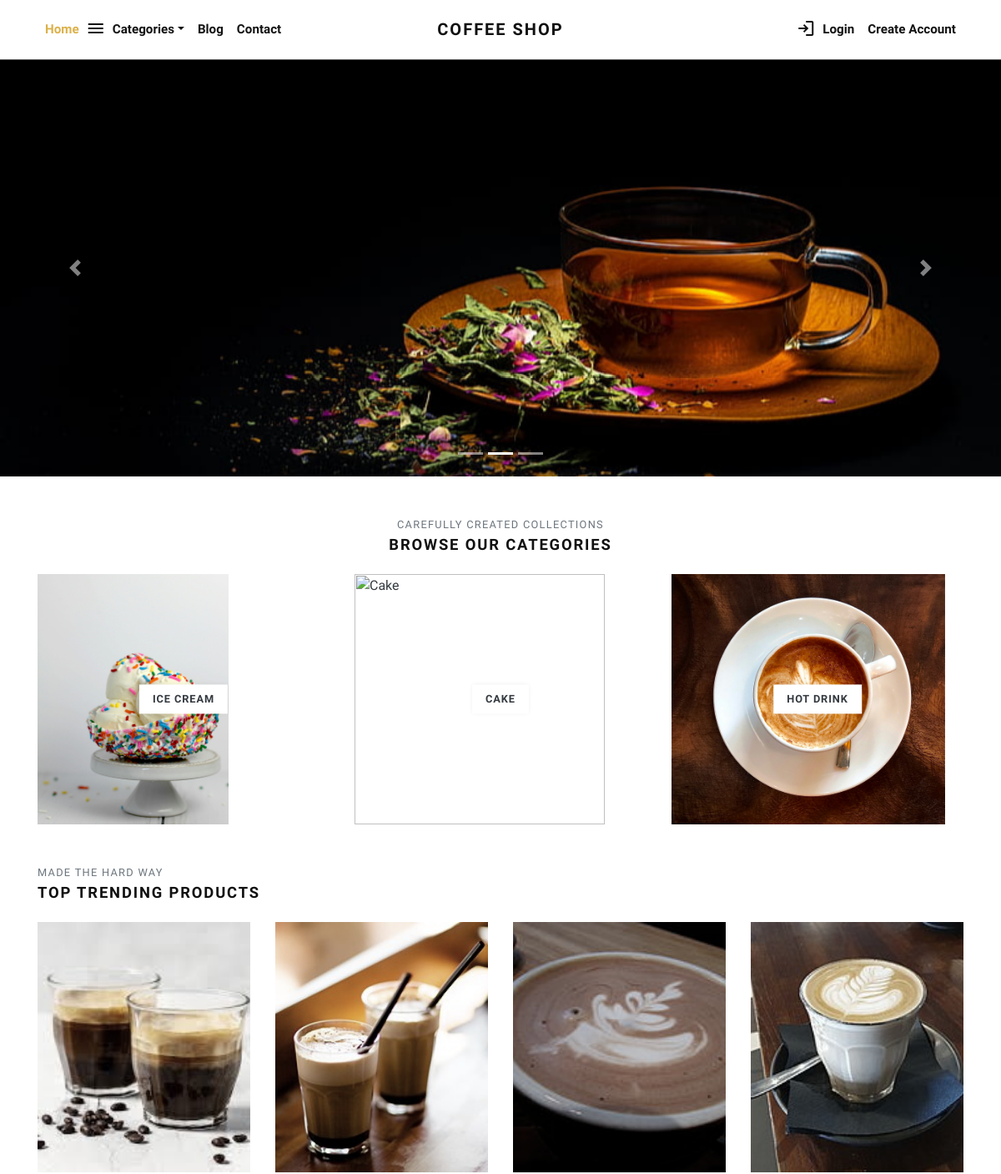
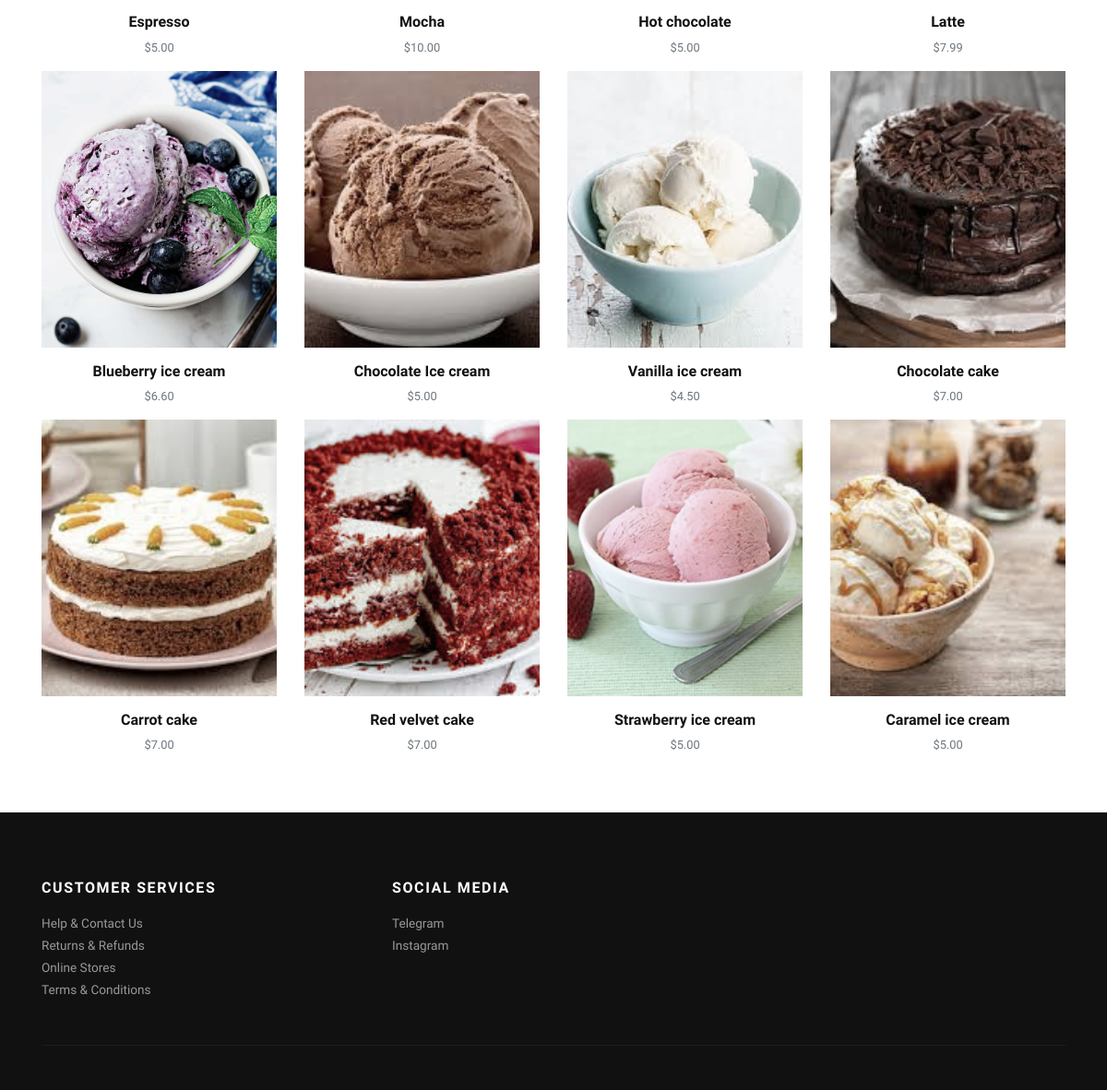
The page / on the database its author committed (2 pictures, top to bottom).
### store/models.py (models this page shows, shortened)
class Category(models.Model):
    title = models.CharField(max_length=50, verbose_name="Category Title")
    slug = models.SlugField(max_length=55, verbose_name="Category Slug")
    description = models.TextField(blank=True, verbose_name="Category Description")
    category_image = models.ImageField(upload_to='category', blank=True, null=True, verbose_name="Category Image")
    class Meta:
        verbose_name_plural = 'Categories'

class Product(models.Model):
    title = models.CharField(max_length=150, verbose_name="Product Title")
    Sugar=models.IntegerField(verbose_name="Sugar",default=0)
    Coffee=models.IntegerField(verbose_name="Coffee",default=0)
    Flour=models.IntegerField(verbose_name="Flour",default=0)
    Chocolate=models.IntegerField(verbose_name="Chocolate",default=0)
    Milk=models.IntegerField(verbose_name="Milk",default=0)
    slug = models.SlugField(max_length=160, verbose_name="Product Slug")
    short_description = models.TextField(verbose_name="Short Description")
    product_image = models.ImageField(upload_to='product', blank=True, null=True, verbose_name="Product Image")
    price = models.DecimalField(max_digits=10, decimal_places=2)
    category = models.ForeignKey(Category, verbose_name="Product Category", on_delete=models.CASCADE)
    class Meta:
        verbose_name_plural = 'Products'

### store/views.py (the view)
# urls.py: 2. Add a URL to urlpatterns:  path('', views.home, name='home')
def home(request):
    categories = Category.objects.filter()[:3]
    products = Product.objects.annotate(total_quantity_sold=Sum('order__quantity')).order_by('-total_quantity_sold')[:12]
    context = {
        'categories': categories,
        'products': products,
    }
    return render(request, 'store/index.html', context)

### templates/store/index.html (shortened to what this page needs)
{% extends 'base.html' %}
{% load static %}
      {% block content %}
      <div id="carouselExampleIndicators" class="carousel slide" data-ride="carousel">
        <ol class="carousel-indicators">
          <li data-target="#carouselExampleIndicators" data-slide-to="0" class="active"></li>
          <li data-target="#carouselExampleIndicators" data-slide-to="1"></li>
          <li data-target="#carouselExampleIndicators" data-slide-to="2"></li>
        </ol>
        <div class="carousel-inner">
          <div class="carousel-item">
            <img class="d-block w-100" src="{% static 'img/tea.jpg' %}" alt="Second slide">
          </div>
        </div>
        <a class="carousel-control-prev" href="#carouselExampleIndicators" role="button" data-slide="prev">
          <span class="carousel-control-prev-icon" aria-hidden="true"></span>
        </a>
        <a class="carousel-control-next" href="#carouselExampleIndicators" role="button" data-slide="next">
          <span class="carousel-control-next-icon" aria-hidden="true"></span>
        </a>
      </div>
      <div class="container">
        <section class="pt-5">
          <header class="text-center">
            <p class="small text-muted small text-uppercase mb-1">Carefully created collections</p>
            <h2 class="h5 text-uppercase mb-4">Browse our categories</h2>
          </header>
          <div class="row">
          {% if categories %}
            {% for category in categories %}
              <div class="col-md-4 mb-4 mb-md-0">
                <a class="category-item" href="{% url 'store:category-products' category.slug %}">
                  {% if category.category_image %}
                    <img class="img-fluid" src="{{ category.category_image.url }}" alt="{{ category.title }}">
                    {% else %}
                    <img class="img-fluid" src="{% static 'img/cat-img-1.jpg' %}" alt="{{ category.title }}">
                  {% endif %}
                  <strong class="category-item-title">{{ category.title }}</strong>
                </a>
              </div>
            {% endfor %}
          {% endif %}
          </div>
        </section>
        <section class="py-5">
          <header>
            <p class="small text-muted small text-uppercase mb-1">Made the hard way</p>
            <h2 class="h5 text-uppercase mb-4">Top trending products</h2>
          </header>
          <div class="row">
            {% if products %}
              {% for product in products %}
                <div class="col-xl-3 col-lg-4 col-sm-6">
                  <div class="product text-center">
                    <div class="position-relative mb-3">
                      <a class="d-block" href="{% url 'store:product-detail' product.slug %}">
                        {% if product.product_image %}
                          <img class="img-fluid w-100" src="{{ product.product_image.url }}" alt="{{product.title}}">
                        {% else %}
                          <img class="img-fluid w-100" src="{% static 'img/product-1.jpg' %}" alt="{{product.title}}">
                        {% endif %}
                      </a>
                    </div>
                    <h6> <a class="reset-anchor" href="../detail.html">{{ product.title }}</a></h6>
                    <p class="small text-muted">${{product.price}}</p>
                  </div>
                </div>
              {% endfor %}
            {% endif %}
          </div>
        </section>
      </div>
      {% endblock content %}

### coffeeshop/static/css/style.default.css (style rules this page uses)
strong { font-weight: 700; }
.category-item { display: block; position: relative; color: #343a40; transition: all 0.3s; }
.category-item img { transition: all 0.3s; }
.category-item-title { display: inline-block; padding: 0.5rem 1rem; background: #fff; text-transform: uppercase; letter-spacing: 0.07em; position: absolute; top: 50%; left: 50%; -webkit-transform: translate(-50%, -50%); transform: translate(-50%, -50%); box-shadow: 0 0 5px rgba(0, 0, 0, 0.07); font-size: 0.8rem; }
.product img { -webkit-filter: grayscale(40%); filter: grayscale(40%); transition: all 0.3s; }
.text-uppercase { text-transform: uppercase; letter-spacing: 0.1em; }
.reset-anchor { color: inherit; transition: all 0.3s; }
body { font-family: "Libre Franklin", sans-serif; font-size: 1rem; font-weight: 400; line-height: 1.5; color: #111111; background-color: #fff; }
a { color: #dcb14a; text-decoration: none; }
h1, h2, h3, h4, h5, h6, .h1, .h2, .h3, .h4, .h5, .h6 { margin-bottom: 0.5rem; font-family: inherit; font-weight: 900; line-height: 1.2; color: inherit; }
h2, .h2 { font-size: 1.9rem; }
h5, .h5 { font-size: 1.15rem; }
h6, .h6 { font-size: 1rem; }
small, .small { font-size: 80%; font-weight: 400; }

### templates/store/index.html (style rules this page uses)
.carousel-item img { width: 100%; height: 500px; object-fit: cover; }
.category-item img, .product img { height: 300px; object-fit: cover; }

### rows shown on the page
Category: category_image (picture), title "ICE CREAM"
Category: title "CAKE"
Category: title "HOT DRINK"
Product: product_image (picture), title "Espresso", price "5.00"
Product: product_image (picture), title "Mocha", price "10.00"
Product: product_image (picture), title "Hot chocolate", price "5.00"
Product: product_image (picture), title "Latte", price "7.99"
Product: product_image (picture), title "Blueberry ice cream", price "6.60"
Product: product_image (picture), title "Chocolate Ice cream", price "5.00"
Product: product_image (picture), title "Vanilla ice cream", price "4.50"
Product: product_image (picture), title "Chocolate cake", price "7.00"
Product: product_image (picture), title "Carrot cake", price "7.00"
Product: product_image (picture), title "Red velvet cake", price "7.00"
Product: product_image (picture), title "Strawberry ice cream", price "5.00"
Product: product_image (picture), title "Caramel ice cream", price "5.00"
